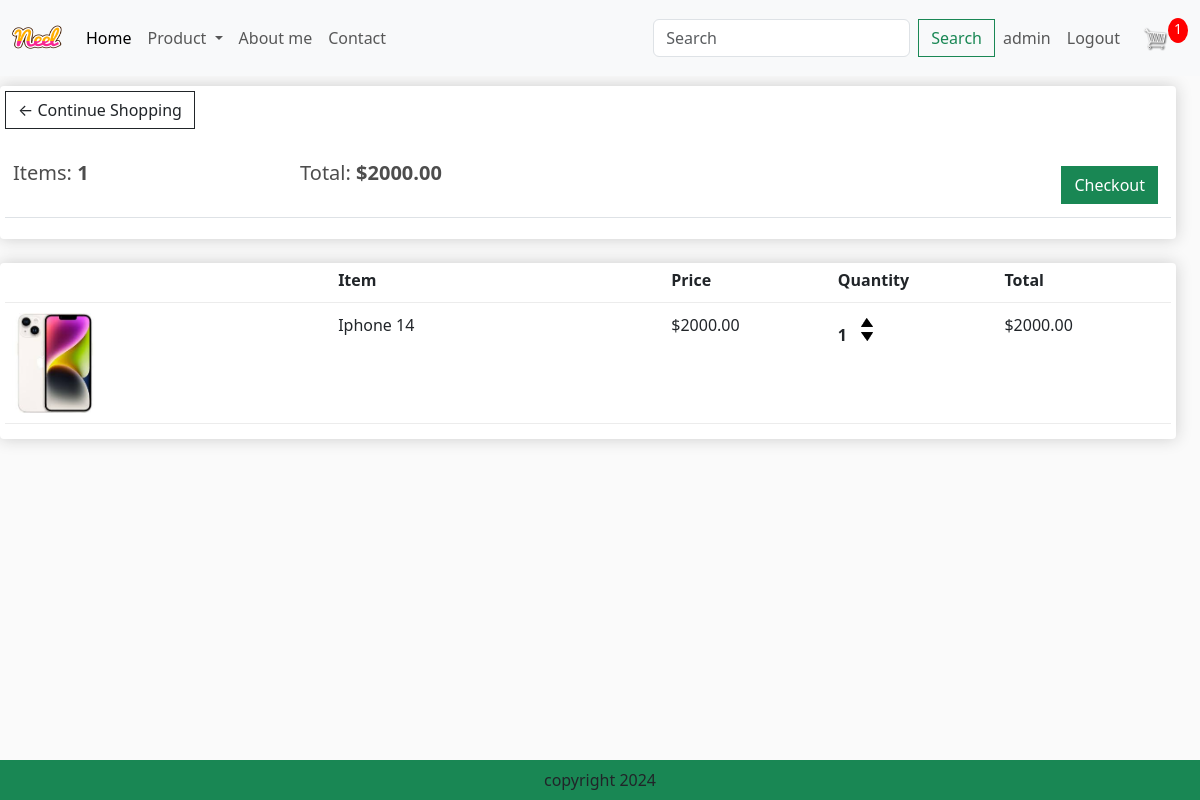
The app's page /cart/ (signed in) with its own data.
### app/models.py (models this page shows, shortened)
class Order(models.Model):
    customer = models.ForeignKey(User, on_delete=models.SET_NULL, blank=True, null=True)
    date_order = models.DateTimeField(auto_now_add=True)
    completed = models.BooleanField(default=False, null=True, blank=False)
    transaction_id = models.CharField(max_length=200, null=True)
    @property
    def get_num_items(self):
        orderitems = self.order_detail_set.all()
        nums = sum([item.quantity for item in orderitems])
        return nums
    @property
    def get_total_amount_items(self):
        orderitems = self.order_detail_set.all()
        total = sum([item.get_total_amount_item for item in orderitems])
        return total

class Order_detail(models.Model):
    product = models.ForeignKey(Product, on_delete=models.SET_NULL, blank=True, null=True)
    order = models.ForeignKey(Order, on_delete=models.SET_NULL, blank=True, null=True)
    quantity = models.IntegerField(default=0, null=True, blank=True)
    date_added = models.DateTimeField(auto_now_add=True)
    @property
    def get_total_amount_item(self):
        total = self.product.price * self.quantity
        return total

class Product(models.Model):
    name = models.CharField(max_length=200, null=True)
    category = models.ManyToManyField(Category, related_name='product')
    price = models.FloatField()
    digital = models.BooleanField(default=False, null=True, blank=False)
    img = models.ImageField(null=True, blank=True)
    @property
    def ImgUrl(self):
        try:
            url = self.img.url
        except:
            url = ''
        return url

### app/views.py (the view)
# urls.py: path('cart/', views.cart, name='cart'),
def cart(request):
    if request.user.is_authenticated:
        customer = request.user
        order, created = Order.objects.get_or_create(customer=customer, completed=False)
        items = order.order_detail_set.all()
        cartItem = order.get_num_items
    else:
        items = []
        order = {'get_num_items': 0,
                 'get_total_amount_items': 0}
        cartItem = order['get_num_items']
    categories = Category.objects.filter(is_sub=False)
    context = {'items': items,
               'order': order,
               'cartItem': cartItem,
               'categories': categories}
    return render(request, 'app/cart.html', context)

### app/templates/app/cart.html
{% extends 'app/base.html' %}
{% load static %}
{% block cart-content %}
<div class="row" style="width:100%">
	<div class="col-lg-12">
		<div class="box-element">
			<a class="btn btn-outline-dark" href="{% url 'home' %}">&#x2190; Continue Shopping</a>
			<br>
			<br>
			<table class="table">
				<tr>
					<th>
						<h5>Items: <strong>{{ order.get_num_items }}</strong></h5>
					</th>
					<th>
						<h5>Total: <strong>${{ order.get_total_amount_items | floatformat:2 }}</strong></h5>
					</th>
					<th>
						<a style="float:right; margin:5px;" class="btn btn-success"
							href="{% url 'checkout' %}">Checkout</a>
					</th>
				</tr>
			</table>
		</div>
		<br>
		<div class="box-element">
			<div class="cart-row">
				<div style="flex:2"></div>
				<div style="flex:2"><strong>Item</strong></div>
				<div style="flex:1"><strong>Price</strong></div>
				<div style="flex:1"><strong>Quantity</strong></div>
				<div style="flex:1"><strong>Total</strong></div>
			</div>
			{% for item in items %}
			<div class="cart-row">
				<div style="flex:2"><img class="row-image" src="{{ item.product.ImgUrl}}"></div>
				<div style="flex:2">
					<p>{{ item.product.name }}</p>
				</div>
				<div style="flex:1">
					<p>${{ item.product.price | floatformat:2 }}</p>
				</div>
				<div style="flex:1">
					<p class="quantity">{{ item.quantity }}</p>
					<div class="quantity">
						<img data-product={{item.product.id}} data-action="add" class="chg-quantity update-cart" src="{% static  'app/images/arrow-up.png' %}">
						<img data-product={{item.product.id}} data-action="remove" class="chg-quantity update-cart" src="{% static  'app/images/arrow-down.png' %}">
					</div>
				</div>
				<div style="flex:1">
					<p>${{ item.get_total_amount_item | floatformat:2 }}</p>
				</div>
			</div>
			{% endfor %}
		</div>
	</div>
</div>
{% endblock cart-content %}

### app/templates/app/base.html (shortened to what this page needs)
{% load static %}
<!DOCTYPE html>
<html>
<head>
    <link href="https://cdn.jsdelivr.net/npm/bootstrap@5.3.3/dist/css/bootstrap.min.css" rel="stylesheet"
>
    <link rel="stylesheet" href="{% static 'app/css/style.css' %}">
    <link rel="stylesheet" href="{% static 'app/css/owl.carousel.min.css' %}">
    <link rel="stylesheet" href="{% static 'app/css/all.min.css' %}">
    <link rel="stylesheet" type="text/css" href="{% static 'app/css/main.css' %}">
</head>
<body>
    <nav class="navbar navbar-expand-lg bg-body-tertiary">
        <div class="container-fluid">
            <a class="navbar-brand" href="{% url 'home' %}">
                <img src="{% static 'app/images/Neel.png' %}" width="50" height="50" />
            </a>
            <div class="collapse navbar-collapse" id="navbarSupportedContent">
                <ul class="navbar-nav me-auto mb-2 mb-lg-0">
                    <li class="nav-item">
                        <a class="nav-link active" aria-current="page" href="{% url 'home' %}">Home</a>
                    </li>
                    <li class="nav-item dropdown">
                        <a class="nav-link dropdown-toggle" href="#" role="button" data-bs-toggle="dropdown"
                            aria-expanded="false">
                            Product
                        </a>
                    </li>
                    <li class="nav-item">
                        <a class="nav-link" href="#">About me</a>
                    </li>
                    <li class="nav-item">
                        <a class="nav-link" href="#">Contact</a>
                    </li>
                </ul>
                <form class="d-flex" role="search" method="POST" action="{% url 'search' %}">
                    <input class="form-control me-2" type="search" placeholder="Search" aria-label="Search"
                        name="search">
                    <button class="btn btn-outline-success" type="submit">Search</button>
                </form>
            </div>
            <ul class="navbar-nav me-auto mb-2 mb-lg-0">
                {% if user.is_authenticated %}
                <li class="nav-item">
                    <span class="nav-link">{{ user.username }}</span>
                </li>
                <li class="nav-item">
                    <a class="nav-link" href="{% url 'logout' %}">Logout</a>
                </li>
                {% endif %}
            </ul>
            <div class="form-inline my-2 my-lg-0">
                <a href="{% url 'cart' %}">
                    <img id="cart-icon" src="{% static 'app/images/cart.png' %}">
                </a>
            </div>
            <div>
                <p id="cart-total">{{cartItem}}</p>
            </div>
        </div>
    </nav>
    {% block cart-content %} {% endblock cart-content %}
    <footer class="container-fluid bg-success text-center fixed-bottom p-2 mt-5">
        copyright 2024
    </footer>
</body>
</html>

### app/static/app/css/main.css (style rules this page uses)
body { background-color: hsl(0, 0%, 98%); }
h1, h2, h3, h4, h5, h6 { color: hsl(0, 0%, 30%); }
.box-element { box-shadow: hsl(0, 0%, 80%) 0 0 16px; background-color: #fff; border-radius: 4px; padding: 5px; }
#cart-icon { width: 25px; display: inline-block; margin-left: 15px; }
#cart-total { display: block; text-align: center; color: #fff; background-color: red; width: 20px; height: 25px; border-radius: 50%; font-size: 14px; }
.col-lg-3, .col-lg-4, .col-lg-6, .col-lg-8, .col-lg-12 { margin-top: 10px; }
.btn { border-radius: 0; }
.row-image { width: 100px; }
.cart-row { display: flex; align-items: flex-stretch; padding-bottom: 10px; margin-bottom: 10px; border-bottom: 1px solid #ececec; }
.quantity { display: inline-block; font-weight: 700; padding-right: 10px; }
.chg-quantity { width: 12px; cursor: pointer; display: block; margin-top: 5px; transition: .1s; }

### records on screen
Order: get_num_items "1", get_total_amount_items "2000.00"
Order_detail: product.ImgUrl (picture), product.name "Iphone 14", product.price "2000.00", quantity "1", get_total_amount_item "2000.00"

### other values on screen
{{ user.username }} "admin"
{{ cartItem }} "1"
